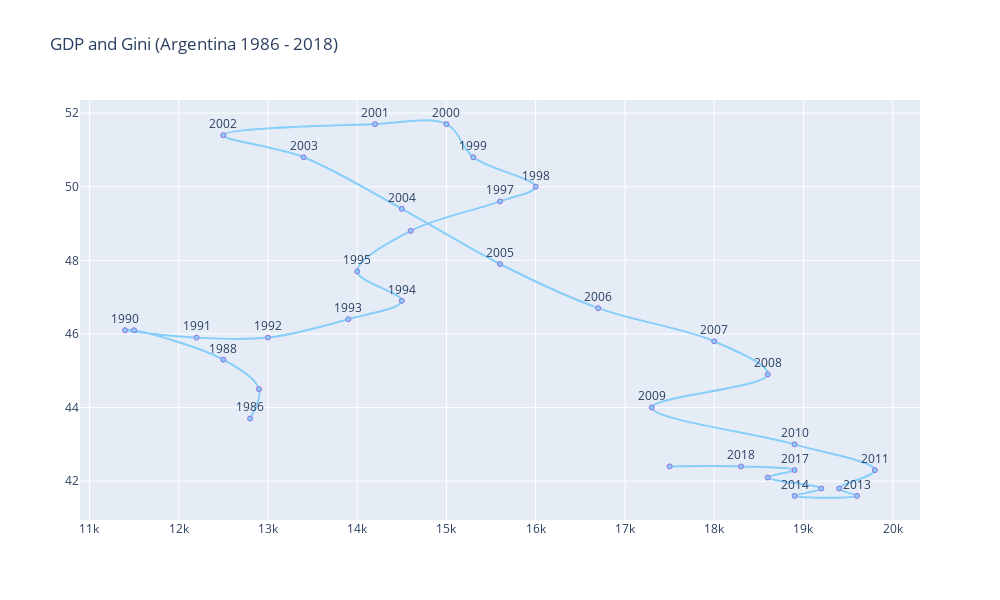

Notebook code cell kept with this figure:
### Code cell
# sacar
# all = pd.read_csv("assets/argentina.csv", sep='\t')
all = pd


hoverinfo = ['text']
line_shape = 'spline'
line_shape_presis = 'linear'
mode = 'lines+markers+text'
mode_presis = 'lines'
marker=dict(
    color='LightSkyBlue',
    size=5,
    line=dict(
        color='MediumPurple',
        width=1
    )
)

marker_presis=dict(
    color='red',
    size=5,
    line=dict(
        color='red',
        width=10
    )
)


showlegend=False

fig = go.Figure()

# Con puntos
fig.add_trace(go.Scatter(
    x = arg.gdp,
    y = arg.gini,
    text = years,
    hoverinfo = hoverinfo,
    line_shape = line_shape,
    mode = mode,
    marker = marker,
    showlegend = showlegend
))


# Presis
# fig.add_trace(go.Scatter(
#     x = all.gdp,
#     y = all.gini,
#     text = years_presis,
#     hoverinfo = hoverinfo,
#     line_shape = line_shape,
#     mode = mode_presis,
#     marker = marker_presis,
#     showlegend = showlegend
# ))






# fig.update_annotations(visible=True)
fig.update_traces(textposition='top center')



fig.update_layout(
    height=600,
    width=1000,
    title_text='GDP and Gini (Argentina 1986 - 2018)'
)


fig.show()

### Figure 1 — Plotly figure (JSON) as saved in the notebook; plotly's stock layout.template omitted (floating-point values rounded to 4 significant figures)
{"data": [{"hoverinfo": ["text"], "line": {"shape": "spline"}, "marker": {"color": "LightSkyBlue", "line": {"color": "MediumPurple", "width": 1}, "size": 5}, "mode": "lines+markers+text", "showlegend": false, "text": ["1986", "", "1988", "", "1990", "1991", "1992", "1993", "1994", "1995", "", "1997", "1998", "1999", "2000", "2001", "2002", "2003", "2004", "2005", "2006", "2007", "2008", "2009", "2010", "2011", "", "2013", "2014", "", "", "2017", "2018"], "textposition": "top center", "type": "scatter", "x": [12800, 12900, 12500, 11500, 11400, 12200, 13000, 13900, 14500, 14000, 14600, 15600, 16000, 15300, 15000, 14200, 12500, 13400, 14500, 15600, 16700, 18000, 18600, 17300, 18900, 19800, 19400, 19600, 18900, 19200, 18600, 18900, 18300, 17500], "y": [43.7, 44.5, 45.3, 46.1, 46.1, 45.9, 45.9, 46.4, 46.9, 47.7, 48.8, 49.6, 50, 50.8, 51.7, 51.7, 51.4, 50.8, 49.4, 47.9, 46.7, 45.8, 44.9, 44, 43, 42.3, 41.8, 41.6, 41.6, 41.8, 42.1, 42.3, 42.4, 42.4]}], "layout": {"height": 600, "title": {"text": "GDP and Gini (Argentina 1986 - 2018)"}, "width": 1000}}
